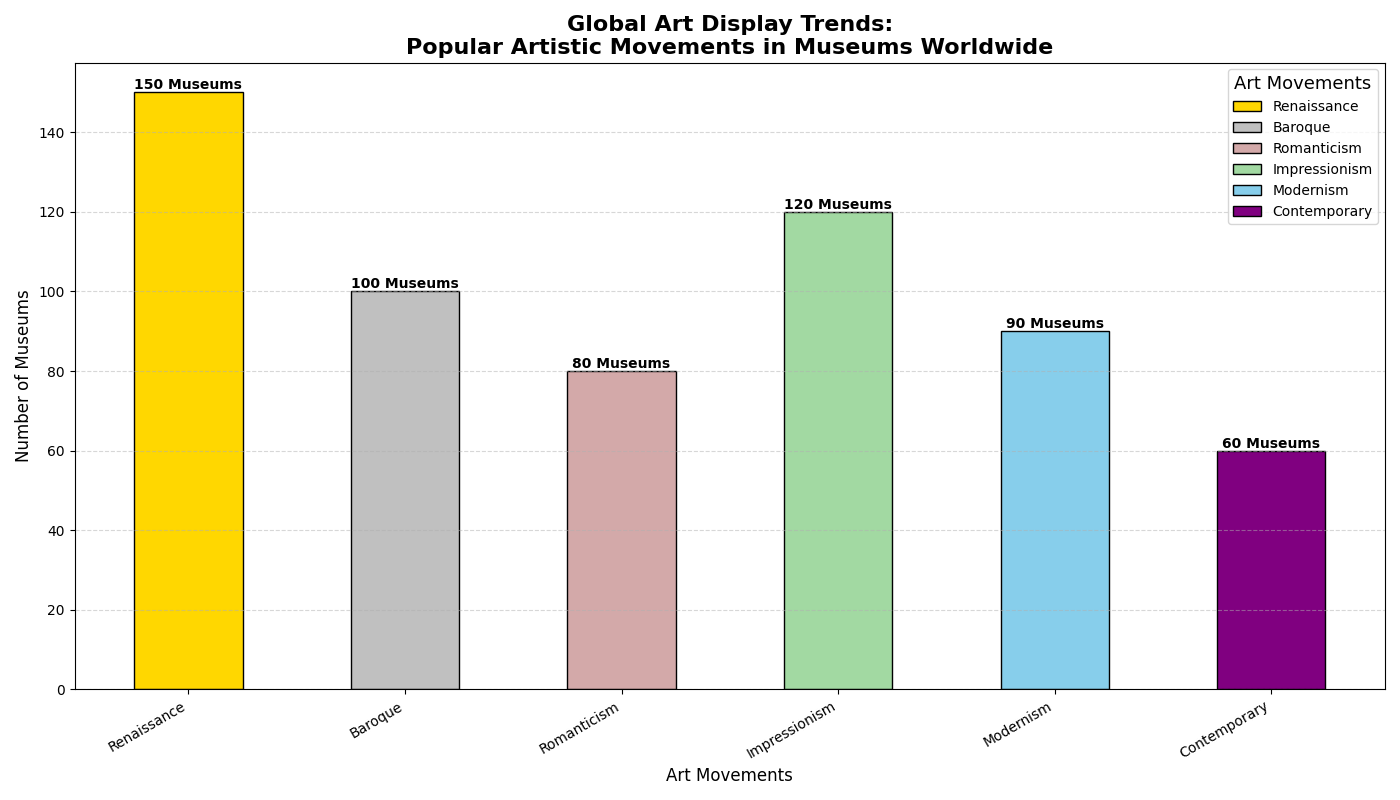

Here is the Python script that generated this plot:
import matplotlib.pyplot as plt
import numpy as np

# Artwork Analysis: Most Popular Artistic Movements as Depicted in Museums Worldwide

# Define the artistic movements and corresponding number of museums showcasing them
art_movements = ['Renaissance', 'Baroque', 'Romanticism', 'Impressionism', 'Modernism', 'Contemporary']
museum_counts = [150, 100, 80, 120, 90, 60]

# Cumulative sums to determine the positions for each bar
cumulative_counts = np.cumsum(museum_counts)

# Initialize the plot
fig, ax = plt.subplots(figsize=(14, 8))

# Color settings for each bar
colors = ['#FFD700', '#C0C0C0', '#D3A9A9', '#A2D9A2', '#87CEEB', '#800080']

# Create bars for artistic movements
bars = ax.bar(art_movements, museum_counts, color=colors, width=0.5, edgecolor='black')

# Annotate the bars with their respective values
for bar in bars:
    yval = bar.get_height()
    ax.text(
        bar.get_x() + bar.get_width()/2,
        yval,
        f'{yval} Museums',
        ha='center',
        va='bottom',
        fontsize=10,
        fontweight='bold'
    )

# Add chart title and axis labels
ax.set_title(
    'Global Art Display Trends:\nPopular Artistic Movements in Museums Worldwide',
    fontsize=16, fontweight='bold'
)
ax.set_ylabel('Number of Museums', fontsize=12)
ax.set_xlabel('Art Movements', fontsize=12)

# Adjust x-ticks for better readability
plt.xticks(rotation=30, ha='right')

# Add a legend to explain the colors used for each bar
ax.legend(bars, art_movements, title='Art Movements', title_fontsize='13', loc='upper right', fontsize='10')

# Add grid for better readability
ax.grid(True, linestyle='--', alpha=0.5, axis='y')

# Automatic adjustment of subplot parameters for better layout
plt.tight_layout()

# Display the chart
plt.show()
